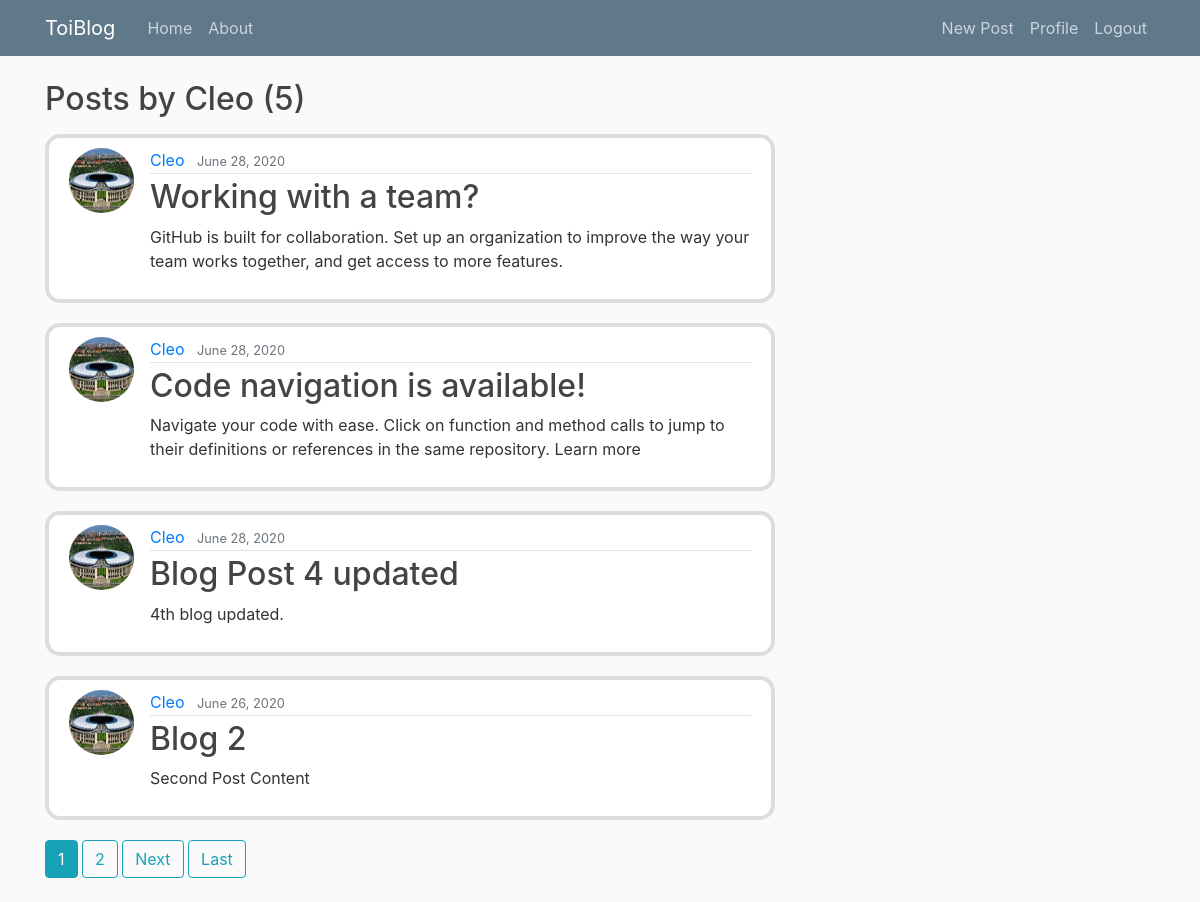
The page //user/Cleo (signed in) on the database its author committed.
### blog/models.py (models this page shows, shortened)
class Post(models.Model):
	title = models.CharField(max_length=100)
	content = models.TextField()
	date_posted = models.DateTimeField(default=timezone.now)
	author = models.ForeignKey(User, on_delete=models.CASCADE)

### users/models.py (models this page shows, shortened)
class Profile(models.Model):
	user = models.OneToOneField(User, on_delete=models.CASCADE)
	image = models.ImageField(default='default.jpg', upload_to='profile_pics')

### blog/views.py (the view)
# urls.py: path('/user/<str:username>', UserPostListView.as_view(), name='user-posts'),
class UserPostListView(ListView):
	model = Post
	template_name = 'blog/user_posts.html'
	context_object_name = 'posts'
	paginate_by = 4
	def get_queryset(self):
		user = get_object_or_404(User, username=self.kwargs.get('username'))
		return Post.objects.filter(author=user).order_by('-date_posted')

### blog/templates/blog/user_posts.html (shortened to what this page needs)
{% extends "blog/base.html"%}
{% block content %}
    <h2 class="mb-3">Posts by {{ view.kwargs.username }} ({{ page_obj.paginator.count }})</h2>
    {% for post in posts %}
        <article class="media content-section">
          <img class="rounded-circle article-img" src="{{ post.author.profile.image.url }}">
          <div class="media-body">
            <div class="article-metadata">
              <a class="mr-2" href="{% url 'user-posts' post.author.username %}">{{ post.author }}</a>
              <small class="text-muted">{{ post.date_posted|date:"F d, Y" }}</small>
            </div>
            <h2><a class="article-title" href="{% url 'post-detail' post.id %}">{{ post.title }}</a></h2>
            <p class="article-content">{{ post.content }}</p>
          </div>
        </article>
    {% endfor %}
    {% if is_paginated %}
      {% for num in page_obj.paginator.page_range %}
        {% if page_obj.number == num %}
          <a class="btn btn-info mb-4" href="?page={{ num }}">{{ num }}</a>
          {% elif num > page_obj.number|add:'-3' and num < page_obj.number|add:'3' %}
            <a class="btn btn-outline-info mb-4" href="?page={{ num }}">{{ num }}</a>
        {% endif %}
      {% endfor %}
      {% if page_obj.has_next %}
        <a class="btn btn-outline-info mb-4" href="?page={{ page_obj.next_page_number }}">Next</a>
        <a class="btn btn-outline-info mb-4" href="?page={{ page_obj.paginator.num_pages }}">Last</a>
      {% endif %}
    {% endif %}
{% endblock content %}

### blog/static/blog/main.css (style rules this page uses)
body { background: #fafafa; color: #333333; margin-top: 5rem; }
h1, h2, h3, h4, h5, h6 { color: #444444; }
.content-section { background: #ffffff; padding: 10px 20px; border: 4px solid #dddddd; border-radius: 15px; margin-bottom: 20px; }
.article-title { color: #444444; }
.article-content { white-space: pre-line; }
.article-img { height: 65px; width: 65px; margin-right: 16px; }
.article-metadata { padding-bottom: 1px; margin-bottom: 4px; border-bottom: 1px solid #e3e3e3; }

### rows shown on the page
Post: author.profile.image (picture), author "Cleo", date_posted "June 28, 2020", title "Working with a team?", content "GitHub is built for collaboration. Set up an organization to improve the way your team works together, and get access to more features."
Post: author.profile.image (picture), author "Cleo", date_posted "June 28, 2020", title "Code navigation is available!", content "Navigate your code with ease. Click on function and method calls to jump to their definitions or references in the same repository. Learn more"
Post: author.profile.image (picture), author "Cleo", date_posted "June 28, 2020", title "Blog Post 4 updated", content "4th blog updated."
Post: author.profile.image (picture), author "Cleo", date_posted "June 26, 2020", title "Blog 2", content "Second Post Content"

### other values the page prints
{{ view.kwargs.username }} "Cleo"
{{ page_obj.paginator.count }} "5"
{{ num }} "1"
{{ num }} "2"
